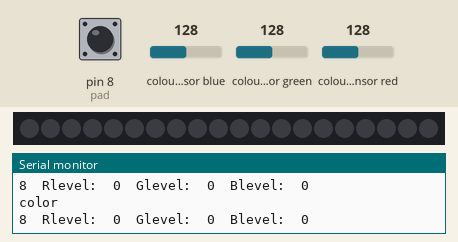
Bench run of a sketch on a simulated Arduino Uno, built with avr-gcc and run on an emulated ATmega328P. Parts: 20 RGB LEDs in strip order, left to right, the last lines printed to the serial monitor. The inputs (shaded band) are chosen by the test bench; at power-on: pin 8 (pad) HIGH, colour sensor blue 128, colour sensor green 128, colour sensor red 128. Random numbers use the default seed unless the sketch sets one.

Above: at 1.2 s.
1.3 s: pin 8 (pad) pulled LOW for 0.15 s
2.0 s: pin 8 (pad) pulled LOW for 1 s
At 2.32 s:
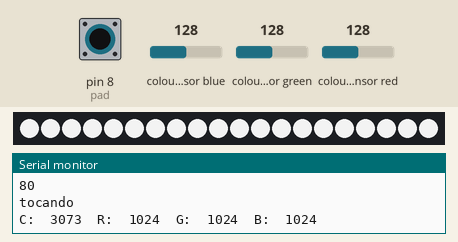

The sketch:

Antorcha.ino
```cpp
#include <Wire.h>
#include "Adafruit_TCS34725.h"
#include <Adafruit_NeoPixel.h>

int LedPin = 6;
int Leds = 20;
int pad = 8;

int redLevel = 0;
int greenLevel = 0;
int blueLevel = 0;

int lowMesure = 0;
int highMesure = 600;

Adafruit_TCS34725 tcs = Adafruit_TCS34725(TCS34725_INTEGRATIONTIME_50MS, TCS34725_GAIN_4X);
Adafruit_NeoPixel TiraLED = Adafruit_NeoPixel(Leds, LedPin, NEO_GRB + NEO_KHZ800);

void iniled() {
  TiraLED.begin();
  TiraLED.setBrightness(100);
  TiraLED.show();
  TiraLED.clear();
}

void iniWhite() {
 for (int i = 0; i <= Leds ; i++) {
    TiraLED.setPixelColor(i, random(20,255), random(10,200), random(10,200));
    TiraLED.show();

 }
 Serial.println("white");
}

void pinM(){
  pinMode(pad, INPUT_PULLUP);
}

void touch() {
    Serial.print(pad);
  if (digitalRead(pad)==LOW) {
    Serial.println(digitalRead(pad));
    Serial.println("tocando");
    lecture();
    delay(10);
    }
  }

void lecture(){
  uint16_t clear, red, green, blue;

  tcs.setInterrupt(false);      // turn on LED

  delay(60);  // takes 50ms to read

  tcs.getRawData(&red, &green, &blue, &clear);

  tcs.setInterrupt(true);  // turn off LED

  Serial.print("C:\t"); Serial.print(clear);
  Serial.print("\tR:\t"); Serial.print(red);
  Serial.print("\tG:\t"); Serial.print(green);
  Serial.print("\tB:\t"); Serial.println(blue);

  int ColorRed = red;
  int ColorGreen = green;
  int ColorBlue = blue;
  int Nclear = clear;

  redLevel = map(ColorRed, lowMesure, highMesure, 0, 255);
  greenLevel = map(ColorGreen, lowMesure, highMesure, 0, 255);
  blueLevel = map(ColorBlue, lowMesure, highMesure, 0, 255);
  int brillo = map(Nclear, lowMesure, highMesure, 0, 255);

if (redLevel < 125) {redLevel = 20;} if (redLevel > 200) {redLevel = 255;}
if (greenLevel < 125) {greenLevel = 20;} if (greenLevel > 200) {greenLevel = 255;}
if (blueLevel < 125) {blueLevel = 20;} if (blueLevel > 200) {blueLevel = 255;}

  //Serial.print("C:\t"); Serial.print(clear);
  //Serial.print("\tRlevel:\t"); Serial.print(redLevel);
  //Serial.print("\tGlevel:\t"); Serial.print(greenLevel);
  //Serial.print("\tBlevel:\t"); Serial.println(blueLevel);
  //torch();
  }

void torch(){

    Serial.print("\tRlevel:\t"); Serial.print(redLevel);
    Serial.print("\tGlevel:\t"); Serial.print(greenLevel);
    Serial.print("\tBlevel:\t"); Serial.println(blueLevel);

    TiraLED.setBrightness(random(120,250));
    for (int i = 0; i <= Leds ; i++) {
    TiraLED.setPixelColor(i, redLevel, greenLevel, blueLevel);
    TiraLED.show();
  }
  Serial.println("color");
  }

void setup() {
  Serial.begin(9600);
  Serial.println("Color View Test!");
  iniled();
  Serial.println("iniled ok");

  if (tcs.begin()) {
    Serial.println("Found sensor");
  } else {
    Serial.println("No TCS34725 found ... check your connections");
    while (1); // halt!
  }
  iniled();
  pinM();
}


void loop() {
touch();
//lecture();
torch();
//boton();
delay(20);
}
```
